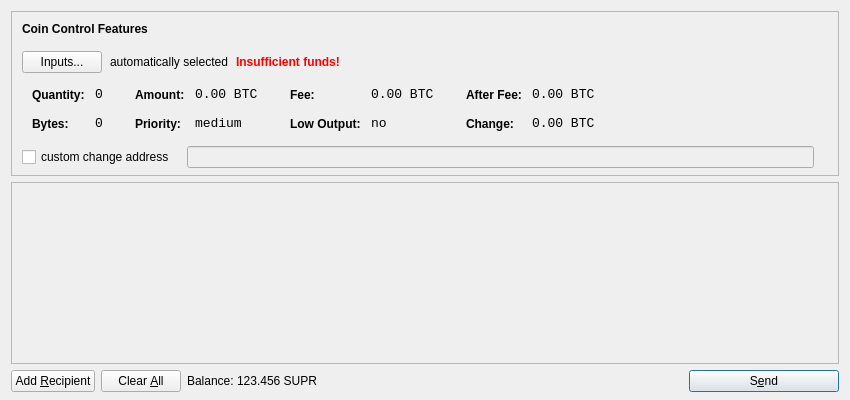
<?xml version="1.0" encoding="UTF-8"?>
<ui version="4.0">
 <class>SendCoinsDialog</class>
 <widget class="QDialog" name="SendCoinsDialog">
  <property name="geometry">
   <rect>
    <x>0</x>
    <y>0</y>
    <width>850</width>
    <height>400</height>
   </rect>
  </property>
  <property name="windowTitle">
   <string>Send Coins</string>
  </property>
  <layout class="QVBoxLayout" name="verticalLayout" stretch="0,1,0">
   <property name="bottomMargin">
    <number>8</number>
   </property>
   <item>
    <widget class="QFrame" name="frameCoinControl">
     <property name="sizePolicy">
      <sizepolicy hsizetype="Expanding" vsizetype="Expanding">
       <horstretch>0</horstretch>
       <verstretch>0</verstretch>
      </sizepolicy>
     </property>
     <property name="maximumSize">
      <size>
       <width>16777215</width>
       <height>16777215</height>
      </size>
     </property>
     <property name="frameShape">
      <enum>QFrame::StyledPanel</enum>
     </property>
     <property name="frameShadow">
      <enum>QFrame::Sunken</enum>
     </property>
     <layout class="QVBoxLayout" name="verticalLayoutCoinControl2">
      <property name="spacing">
       <number>-1</number>
      </property>
      <property name="leftMargin">
       <number>0</number>
      </property>
      <property name="topMargin">
       <number>0</number>
      </property>
      <property name="rightMargin">
       <number>0</number>
      </property>
      <property name="bottomMargin">
       <number>6</number>
      </property>
      <item>
       <layout class="QVBoxLayout" name="verticalLayoutCoinControl" stretch="0,0,0,0,1">
        <property name="spacing">
         <number>0</number>
        </property>
        <property name="leftMargin">
         <number>10</number>
        </property>
        <property name="topMargin">
         <number>10</number>
        </property>
        <item>
         <layout class="QHBoxLayout" name="horizontalLayoutCoinControl1">
          <property name="bottomMargin">
           <number>15</number>
          </property>
          <item>
           <widget class="QLabel" name="labelCoinControlFeatures">
            <property name="sizePolicy">
             <sizepolicy hsizetype="Preferred" vsizetype="Maximum">
              <horstretch>0</horstretch>
              <verstretch>0</verstretch>
             </sizepolicy>
            </property>
            <property name="font">
             <font>
              <weight>75</weight>
              <bold>true</bold>
             </font>
            </property>
            <property name="styleSheet">
             <string notr="true">font-weight:bold;</string>
            </property>
            <property name="text">
             <string>Coin Control Features</string>
            </property>
           </widget>
          </item>
         </layout>
        </item>
        <item>
         <layout class="QHBoxLayout" name="horizontalLayoutCoinControl2" stretch="0,0,0,0">
          <property name="spacing">
           <number>8</number>
          </property>
          <property name="bottomMargin">
           <number>10</number>
          </property>
          <item>
           <widget class="QPushButton" name="pushButtonCoinControl">
            <property name="styleSheet">
             <string notr="true"/>
            </property>
            <property name="text">
             <string>Inputs...</string>
            </property>
           </widget>
          </item>
          <item>
           <widget class="QLabel" name="labelCoinControlAutomaticallySelected">
            <property name="text">
             <string>automatically selected</string>
            </property>
            <property name="margin">
             <number>5</number>
            </property>
           </widget>
          </item>
          <item>
           <widget class="QLabel" name="labelCoinControlInsuffFunds">
            <property name="font">
             <font>
              <weight>75</weight>
              <bold>true</bold>
             </font>
            </property>
            <property name="styleSheet">
             <string notr="true">color:red;font-weight:bold;</string>
            </property>
            <property name="text">
             <string>Insufficient funds!</string>
            </property>
            <property name="margin">
             <number>5</number>
            </property>
           </widget>
          </item>
          <item>
           <spacer name="horizontalSpacerCoinControl">
            <property name="orientation">
             <enum>Qt::Horizontal</enum>
            </property>
            <property name="sizeHint" stdset="0">
             <size>
              <width>40</width>
              <height>1</height>
             </size>
            </property>
           </spacer>
          </item>
         </layout>
        </item>
        <item>
         <widget class="QWidget" name="widgetCoinControl" native="true">
          <property name="sizePolicy">
           <sizepolicy hsizetype="Preferred" vsizetype="Preferred">
            <horstretch>0</horstretch>
            <verstretch>0</verstretch>
           </sizepolicy>
          </property>
          <property name="minimumSize">
           <size>
            <width>0</width>
            <height>0</height>
           </size>
          </property>
          <property name="styleSheet">
           <string notr="true"/>
          </property>
          <layout class="QHBoxLayout" name="horizontalLayoutCoinControl5">
           <property name="margin">
            <number>0</number>
           </property>
           <item>
            <layout class="QHBoxLayout" name="horizontalLayoutCoinControl3" stretch="0,0,0,1">
             <property name="spacing">
              <number>20</number>
             </property>
             <property name="topMargin">
              <number>0</number>
             </property>
             <property name="bottomMargin">
              <number>10</number>
             </property>
             <item>
              <layout class="QFormLayout" name="formLayoutCoinControl1">
               <property name="horizontalSpacing">
                <number>10</number>
               </property>
               <property name="verticalSpacing">
                <number>14</number>
               </property>
               <property name="leftMargin">
                <number>10</number>
               </property>
               <property name="topMargin">
                <number>4</number>
               </property>
               <property name="rightMargin">
                <number>6</number>
               </property>
               <item row="0" column="0">
                <widget class="QLabel" name="labelCoinControlQuantityText">
                 <property name="styleSheet">
                  <string notr="true">font-weight:bold;</string>
                 </property>
                 <property name="text">
                  <string>Quantity:</string>
                 </property>
                 <property name="margin">
                  <number>0</number>
                 </property>
                </widget>
               </item>
               <item row="0" column="1">
                <widget class="QLabel" name="labelCoinControlQuantity">
                 <property name="font">
                  <font>
                   <family>Monospace</family>
                   <pointsize>10</pointsize>
                  </font>
                 </property>
                 <property name="cursor">
                  <cursorShape>IBeamCursor</cursorShape>
                 </property>
                 <property name="contextMenuPolicy">
                  <enum>Qt::ActionsContextMenu</enum>
                 </property>
                 <property name="text">
                  <string notr="true">0</string>
                 </property>
                 <property name="margin">
                  <number>0</number>
                 </property>
                 <property name="textInteractionFlags">
                  <set>Qt::LinksAccessibleByMouse|Qt::TextSelectableByKeyboard|Qt::TextSelectableByMouse</set>
                 </property>
                </widget>
               </item>
               <item row="1" column="0">
                <widget class="QLabel" name="labelCoinControlBytesText">
                 <property name="styleSheet">
                  <string notr="true">font-weight:bold;</string>
                 </property>
                 <property name="text">
                  <string>Bytes:</string>
                 </property>
                </widget>
               </item>
               <item row="1" column="1">
                <widget class="QLabel" name="labelCoinControlBytes">
                 <property name="font">
                  <font>
                   <family>Monospace</family>
                   <pointsize>10</pointsize>
                  </font>
                 </property>
                 <property name="cursor">
                  <cursorShape>IBeamCursor</cursorShape>
                 </property>
                 <property name="contextMenuPolicy">
                  <enum>Qt::ActionsContextMenu</enum>
                 </property>
                 <property name="text">
                  <string notr="true">0</string>
                 </property>
                 <property name="textInteractionFlags">
                  <set>Qt::LinksAccessibleByMouse|Qt::TextSelectableByKeyboard|Qt::TextSelectableByMouse</set>
                 </property>
                </widget>
               </item>
              </layout>
             </item>
             <item>
              <layout class="QFormLayout" name="formLayoutCoinControl2">
               <property name="horizontalSpacing">
                <number>10</number>
               </property>
               <property name="verticalSpacing">
                <number>14</number>
               </property>
               <property name="leftMargin">
                <number>6</number>
               </property>
               <property name="topMargin">
                <number>4</number>
               </property>
               <property name="rightMargin">
                <number>6</number>
               </property>
               <item row="0" column="0">
                <widget class="QLabel" name="labelCoinControlAmountText">
                 <property name="styleSheet">
                  <string notr="true">font-weight:bold;</string>
                 </property>
                 <property name="text">
                  <string>Amount:</string>
                 </property>
                 <property name="margin">
                  <number>0</number>
                 </property>
                </widget>
               </item>
               <item row="0" column="1">
                <widget class="QLabel" name="labelCoinControlAmount">
                 <property name="font">
                  <font>
                   <family>Monospace</family>
                   <pointsize>10</pointsize>
                  </font>
                 </property>
                 <property name="cursor">
                  <cursorShape>IBeamCursor</cursorShape>
                 </property>
                 <property name="contextMenuPolicy">
                  <enum>Qt::ActionsContextMenu</enum>
                 </property>
                 <property name="text">
                  <string notr="true">0.00 BTC</string>
                 </property>
                 <property name="textInteractionFlags">
                  <set>Qt::LinksAccessibleByMouse|Qt::TextSelectableByKeyboard|Qt::TextSelectableByMouse</set>
                 </property>
                </widget>
               </item>
               <item row="1" column="0">
                <widget class="QLabel" name="labelCoinControlPriorityText">
                 <property name="styleSheet">
                  <string notr="true">font-weight:bold;</string>
                 </property>
                 <property name="text">
                  <string>Priority:</string>
                 </property>
                </widget>
               </item>
               <item row="1" column="1">
                <widget class="QLabel" name="labelCoinControlPriority">
                 <property name="font">
                  <font>
                   <family>Monospace</family>
                   <pointsize>10</pointsize>
                  </font>
                 </property>
                 <property name="cursor">
                  <cursorShape>IBeamCursor</cursorShape>
                 </property>
                 <property name="contextMenuPolicy">
                  <enum>Qt::ActionsContextMenu</enum>
                 </property>
                 <property name="text">
                  <string>medium</string>
                 </property>
                 <property name="textInteractionFlags">
                  <set>Qt::LinksAccessibleByMouse|Qt::TextSelectableByKeyboard|Qt::TextSelectableByMouse</set>
                 </property>
                </widget>
               </item>
              </layout>
             </item>
             <item>
              <layout class="QFormLayout" name="formLayoutCoinControl3">
               <property name="horizontalSpacing">
                <number>10</number>
               </property>
               <property name="verticalSpacing">
                <number>14</number>
               </property>
               <property name="leftMargin">
                <number>6</number>
               </property>
               <property name="topMargin">
                <number>4</number>
               </property>
               <property name="rightMargin">
                <number>6</number>
               </property>
               <item row="0" column="0">
                <widget class="QLabel" name="labelCoinControlFeeText">
                 <property name="styleSheet">
                  <string notr="true">font-weight:bold;</string>
                 </property>
                 <property name="text">
                  <string>Fee:</string>
                 </property>
                 <property name="margin">
                  <number>0</number>
                 </property>
                </widget>
               </item>
               <item row="0" column="1">
                <widget class="QLabel" name="labelCoinControlFee">
                 <property name="font">
                  <font>
                   <family>Monospace</family>
                   <pointsize>10</pointsize>
                  </font>
                 </property>
                 <property name="cursor">
                  <cursorShape>IBeamCursor</cursorShape>
                 </property>
                 <property name="contextMenuPolicy">
                  <enum>Qt::ActionsContextMenu</enum>
                 </property>
                 <property name="text">
                  <string notr="true">0.00 BTC</string>
                 </property>
                 <property name="textInteractionFlags">
                  <set>Qt::LinksAccessibleByMouse|Qt::TextSelectableByKeyboard|Qt::TextSelectableByMouse</set>
                 </property>
                </widget>
               </item>
               <item row="1" column="0">
                <widget class="QLabel" name="labelCoinControlLowOutputText">
                 <property name="styleSheet">
                  <string notr="true">font-weight:bold;</string>
                 </property>
                 <property name="text">
                  <string>Low Output:</string>
                 </property>
                </widget>
               </item>
               <item row="1" column="1">
                <widget class="QLabel" name="labelCoinControlLowOutput">
                 <property name="font">
                  <font>
                   <family>Monospace</family>
                   <pointsize>10</pointsize>
                  </font>
                 </property>
                 <property name="cursor">
                  <cursorShape>IBeamCursor</cursorShape>
                 </property>
                 <property name="contextMenuPolicy">
                  <enum>Qt::ActionsContextMenu</enum>
                 </property>
                 <property name="text">
                  <string>no</string>
                 </property>
                 <property name="textInteractionFlags">
                  <set>Qt::LinksAccessibleByMouse|Qt::TextSelectableByKeyboard|Qt::TextSelectableByMouse</set>
                 </property>
                </widget>
               </item>
              </layout>
             </item>
             <item>
              <layout class="QFormLayout" name="formLayoutCoinControl4">
               <property name="horizontalSpacing">
                <number>10</number>
               </property>
               <property name="verticalSpacing">
                <number>14</number>
               </property>
               <property name="leftMargin">
                <number>6</number>
               </property>
               <property name="topMargin">
                <number>4</number>
               </property>
               <property name="rightMargin">
                <number>6</number>
               </property>
               <item row="0" column="0">
                <widget class="QLabel" name="labelCoinControlAfterFeeText">
                 <property name="styleSheet">
                  <string notr="true">font-weight:bold;</string>
                 </property>
                 <property name="text">
                  <string>After Fee:</string>
                 </property>
                 <property name="margin">
                  <number>0</number>
                 </property>
                </widget>
               </item>
               <item row="0" column="1">
                <widget class="QLabel" name="labelCoinControlAfterFee">
                 <property name="font">
                  <font>
                   <family>Monospace</family>
                   <pointsize>10</pointsize>
                  </font>
                 </property>
                 <property name="cursor">
                  <cursorShape>IBeamCursor</cursorShape>
                 </property>
                 <property name="contextMenuPolicy">
                  <enum>Qt::ActionsContextMenu</enum>
                 </property>
                 <property name="text">
                  <string notr="true">0.00 BTC</string>
                 </property>
                 <property name="textInteractionFlags">
                  <set>Qt::LinksAccessibleByMouse|Qt::TextSelectableByKeyboard|Qt::TextSelectableByMouse</set>
                 </property>
                </widget>
               </item>
               <item row="1" column="0">
                <widget class="QLabel" name="labelCoinControlChangeText">
                 <property name="styleSheet">
                  <string notr="true">font-weight:bold;</string>
                 </property>
                 <property name="text">
                  <string>Change:</string>
                 </property>
                </widget>
               </item>
               <item row="1" column="1">
                <widget class="QLabel" name="labelCoinControlChange">
                 <property name="font">
                  <font>
                   <family>Monospace</family>
                   <pointsize>10</pointsize>
                  </font>
                 </property>
                 <property name="cursor">
                  <cursorShape>IBeamCursor</cursorShape>
                 </property>
                 <property name="contextMenuPolicy">
                  <enum>Qt::ActionsContextMenu</enum>
                 </property>
                 <property name="text">
                  <string notr="true">0.00 BTC</string>
                 </property>
                 <property name="textInteractionFlags">
                  <set>Qt::LinksAccessibleByMouse|Qt::TextSelectableByKeyboard|Qt::TextSelectableByMouse</set>
                 </property>
                </widget>
               </item>
              </layout>
             </item>
            </layout>
           </item>
          </layout>
         </widget>
        </item>
        <item>
         <layout class="QHBoxLayout" name="horizontalLayoutCoinControl4" stretch="0,0,0">
          <property name="spacing">
           <number>12</number>
          </property>
          <property name="sizeConstraint">
           <enum>QLayout::SetDefaultConstraint</enum>
          </property>
          <property name="topMargin">
           <number>5</number>
          </property>
          <property name="rightMargin">
           <number>5</number>
          </property>
          <item>
           <widget class="QCheckBox" name="checkBoxCoinControlChange">
            <property name="text">
             <string>custom change address</string>
            </property>
           </widget>
          </item>
          <item>
           <widget class="QLineEdit" name="lineEditCoinControlChange">
            <property name="enabled">
             <bool>false</bool>
            </property>
            <property name="sizePolicy">
             <sizepolicy hsizetype="Expanding" vsizetype="Fixed">
              <horstretch>0</horstretch>
              <verstretch>0</verstretch>
             </sizepolicy>
            </property>
           </widget>
          </item>
          <item>
           <widget class="QLabel" name="labelCoinControlChangeLabel">
            <property name="sizePolicy">
             <sizepolicy hsizetype="Preferred" vsizetype="Expanding">
              <horstretch>0</horstretch>
              <verstretch>0</verstretch>
             </sizepolicy>
            </property>
            <property name="minimumSize">
             <size>
              <width>0</width>
              <height>0</height>
             </size>
            </property>
            <property name="text">
             <string/>
            </property>
            <property name="margin">
             <number>3</number>
            </property>
           </widget>
          </item>
         </layout>
        </item>
        <item>
         <spacer name="verticalSpacerCoinControl">
          <property name="orientation">
           <enum>Qt::Vertical</enum>
          </property>
          <property name="sizeHint" stdset="0">
           <size>
            <width>800</width>
            <height>1</height>
           </size>
          </property>
         </spacer>
        </item>
       </layout>
      </item>
     </layout>
    </widget>
   </item>
   <item>
    <widget class="QScrollArea" name="scrollArea">
     <property name="widgetResizable">
      <bool>true</bool>
     </property>
     <widget class="QWidget" name="scrollAreaWidgetContents">
      <property name="geometry">
       <rect>
        <x>0</x>
        <y>0</y>
        <width>830</width>
        <height>165</height>
       </rect>
      </property>
      <layout class="QVBoxLayout" name="verticalLayout_2">
       <property name="margin">
        <number>0</number>
       </property>
       <item>
        <layout class="QVBoxLayout" name="entries">
         <property name="spacing">
          <number>6</number>
         </property>
        </layout>
       </item>
       <item>
        <spacer name="verticalSpacer">
         <property name="orientation">
          <enum>Qt::Vertical</enum>
         </property>
         <property name="sizeHint" stdset="0">
          <size>
           <width>20</width>
           <height>40</height>
          </size>
         </property>
        </spacer>
       </item>
      </layout>
     </widget>
    </widget>
   </item>
   <item>
    <layout class="QHBoxLayout" name="horizontalLayout">
     <item>
      <widget class="QPushButton" name="addButton">
       <property name="toolTip">
        <string>Send to multiple recipients at once</string>
       </property>
       <property name="text">
        <string>Add &amp;Recipient</string>
       </property>
       <property name="icon">
        <iconset resource="../bitcoin.qrc">
         <normaloff>:/icons/add</normaloff>:/icons/add</iconset>
       </property>
       <property name="autoDefault">
        <bool>false</bool>
       </property>
      </widget>
     </item>
     <item>
      <widget class="QPushButton" name="clearButton">
       <property name="sizePolicy">
        <sizepolicy hsizetype="Minimum" vsizetype="Fixed">
         <horstretch>0</horstretch>
         <verstretch>0</verstretch>
        </sizepolicy>
       </property>
       <property name="toolTip">
        <string>Remove all transaction fields</string>
       </property>
       <property name="text">
        <string>Clear &amp;All</string>
       </property>
       <property name="icon">
        <iconset resource="../bitcoin.qrc">
         <normaloff>:/icons/remove</normaloff>:/icons/remove</iconset>
       </property>
       <property name="autoRepeatDelay">
        <number>300</number>
       </property>
       <property name="autoDefault">
        <bool>false</bool>
       </property>
      </widget>
     </item>
     <item>
      <layout class="QHBoxLayout" name="horizontalLayout_2">
       <property name="spacing">
        <number>3</number>
       </property>
       <item>
        <widget class="QLabel" name="label">
         <property name="text">
          <string>Balance:</string>
         </property>
        </widget>
       </item>
       <item>
        <widget class="QLabel" name="labelBalance">
         <property name="cursor">
          <cursorShape>IBeamCursor</cursorShape>
         </property>
         <property name="text">
          <string>123.456 SUPR</string>
         </property>
         <property name="textInteractionFlags">
          <set>Qt::LinksAccessibleByMouse|Qt::TextSelectableByKeyboard|Qt::TextSelectableByMouse</set>
         </property>
        </widget>
       </item>
      </layout>
     </item>
     <item>
      <spacer name="horizontalSpacer">
       <property name="orientation">
        <enum>Qt::Horizontal</enum>
       </property>
       <property name="sizeHint" stdset="0">
        <size>
         <width>40</width>
         <height>20</height>
        </size>
       </property>
      </spacer>
     </item>
     <item>
      <widget class="QPushButton" name="sendButton">
       <property name="minimumSize">
        <size>
         <width>150</width>
         <height>0</height>
        </size>
       </property>
       <property name="toolTip">
        <string>Confirm the send action</string>
       </property>
       <property name="text">
        <string>S&amp;end</string>
       </property>
       <property name="icon">
        <iconset resource="../bitcoin.qrc">
         <normaloff>:/icons/send</normaloff>:/icons/send</iconset>
       </property>
       <property name="default">
        <bool>true</bool>
       </property>
      </widget>
     </item>
    </layout>
   </item>
  </layout>
 </widget>
 <resources>
  <include location="../bitcoin.qrc"/>
 </resources>
 <connections/>
</ui>
